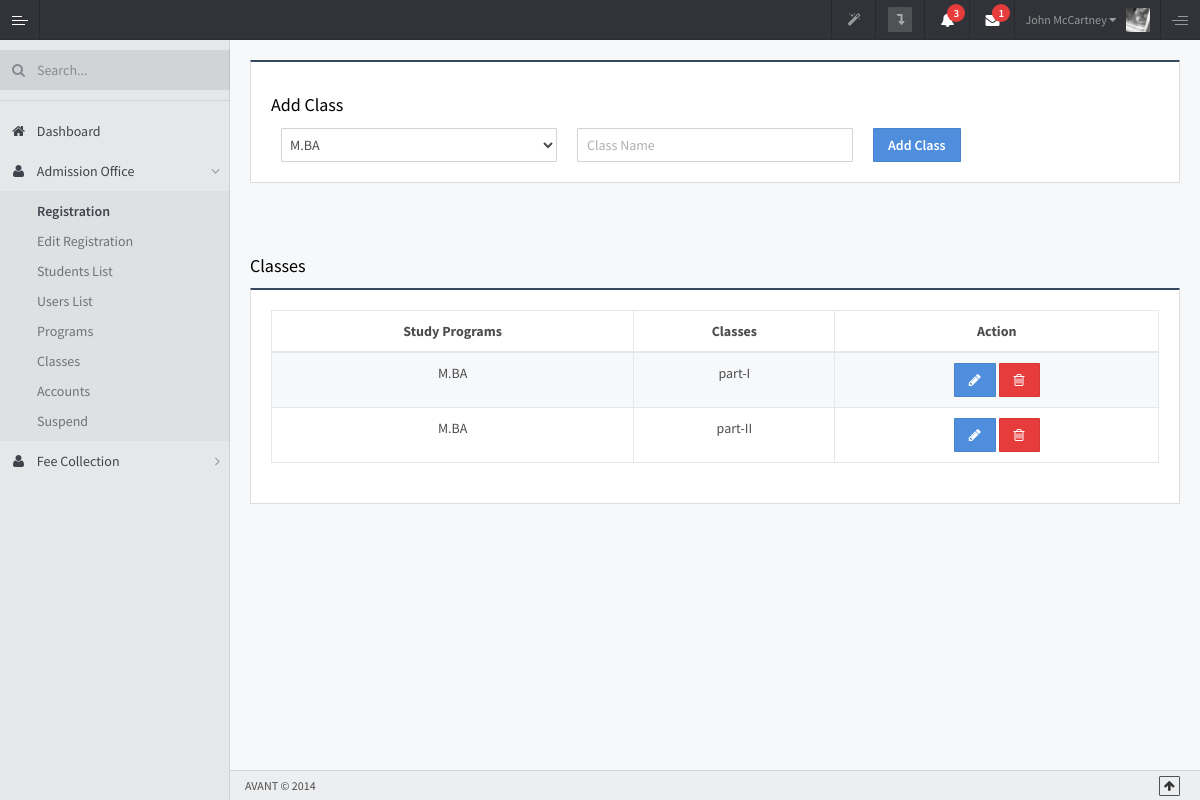
Page /ilm/index.php/classes on the committed database.
### tables this page shows
CREATE TABLE `classes` (
  `id` int(11) NOT NULL,
  `title` varchar(50) NOT NULL,
  `program_id` int(11) NOT NULL
);

CREATE TABLE `programs` (
  `id` int(11) NOT NULL,
  `title` varchar(50) NOT NULL
);

### ilm/application/controllers/Classes.php (called while the page is built, shortened)
<?php
class Classes extends CI_Controller
{
    public function __construct()
    {
        $this->load->model('Programs_model');
        $this->load->model('Classes_model');
    }
    public function classesList()
    {
        $data = array(
            'title' => 'ILM | Admin',
            'classes' => $this->Classes_model->getClasses()
        );
        $classesList = $this->load->view('classes/classesList',$data, TRUE);
        return $classesList;
    }
    public function add()
    {
        $data = array(
            'title' => 'ILM | Admin',
            'submitUrl' => base_url().'classes/add_post',
            'programs' => $this->Programs_model->getPrograms(),
            'edit' => false,
            'method' => 'Add'
        );
         $add = $this->load->view('classes/add_edit',$data, TRUE);
        return $add;
    }
    public function index($id = NULL)
    {
        $data = array(
            'classesList' => $this->classesList(),
            'view' => 'classes/classes',
        );
        if ($id)
        {
            $data['edit'] = $this->edit($id);
        }
        else
        {
            $data['add'] = $this->add();
        }
        $this->load->view('masterLayouts/admin',$data);
    }
}

### ilm/index.php (called while the page is built, shortened)
<?php
require_once BASEPATH.'core/CodeIgniter.php';

### ilm/application/models/Classes_model.php (called while the page is built, shortened)
<?php
class Classes_model extends CI_Model
{
    public function getClasses()
    {
        $q = $this->db->select('classes.id, programs.title as progTitle,classes.title as classTitle')
            ->from('programs')
            ->join('classes','classes.program_id = programs.id')
            ->get();
        return $q->result();
    }
}

### ilm/application/models/Programs_model.php (called while the page is built, shortened)
<?php
class Programs_model extends CI_Model
{
    public function getPrograms()
    {
        $q = $this->db->get('programs');
        return $q->result();
    }
}

### ilm/application/views/classes/add_edit.php (the view, shortened to what this page needs)
<div id="rldFrm">
	<div class="panel panel-midnightblue">
		<div class="panel-body">
			<h4><?= $method ;?> Class</h4>
			<form action="<?= $submitUrl ?>" method="post">
				<div class="col-sm-4">
                        <select name="program_id" class="form-control">
							<?php foreach($programs as $program) : ?>
								<?php if($program->id == $class->program_id): ?>
									<option value="<?= $program->id ;?>" selected><?= $program->title ;?></option>
								<?php else:?>
                                   <option value="<?= $program->id ;?>"><?= $program->title ;?></option>
								<?php endif;?>
							<?php endforeach;?>
						</select>
					</div>
					<div class="col-sm-4">
						<input class="form-control" id="Name" name="title" placeholder="Class Name"
                               value="<?php
                                       if($edit != false)
                                       {
                                           echo $class->title;
                                       }
                                       ?>"
							   type="text">
					</div>
					<div class="col-sm-4">
						<button type="submit" class="btn btn-primary"><?= $method ;?> Class</button>
					</div>
				</div>
		</div>
	</div>
</div>

### ilm/application/views/classes/classesList.php (shortened to what this page needs)
<div class="container">
<div class="panel panel-midnightblue">
	<div class="">
		<h4>Classes</h4>
	</div>
	<div class="panel-body">
		<div class="syllabus_table">
			<div class="table-responsive">
				<table class="table table-bordered table-hover table-striped">
					<thead>
					<tr>
						<th class="text-center">Study Programs</th>
						<th class="text-center">Classes</th>
						<th class="text-center">Action</th>
					</tr>
					</thead>
					<tbody>
                    <?php foreach($classes as $class) : ?>
					<tr>
						<td class="text-center"><?= $class->progTitle ;?></td>
						<td class="text-center"><?= $class->classTitle ;?></td>
							<td class="text-center">
                                <a class="btn btn-primary"
                                   href="<?php echo base_url();?>classes/index/<?= $class->id?>">
                                    <i class="fa fa-pencil"></i>
                                </a>
                                <a class="btn btn-danger"
                                   href="<?php echo base_url();?>classes/delete/<?= $class->id?>">
                                    <i  class="fa fa-trash-o" aria-hidden="true"></i>
                                </a>
							</td>
					</tr>
                    <?php endforeach;?>
					</tbody>
				</table>
			</div>
		</div>
	</div>
</div>
</div>

### rows in the picture
classes: program.title "M.BA", title "part-I"
classes: program.title "M.BA", title "part-II"

### other values in the picture
$method "Add"
form field program_id "M.BA"
